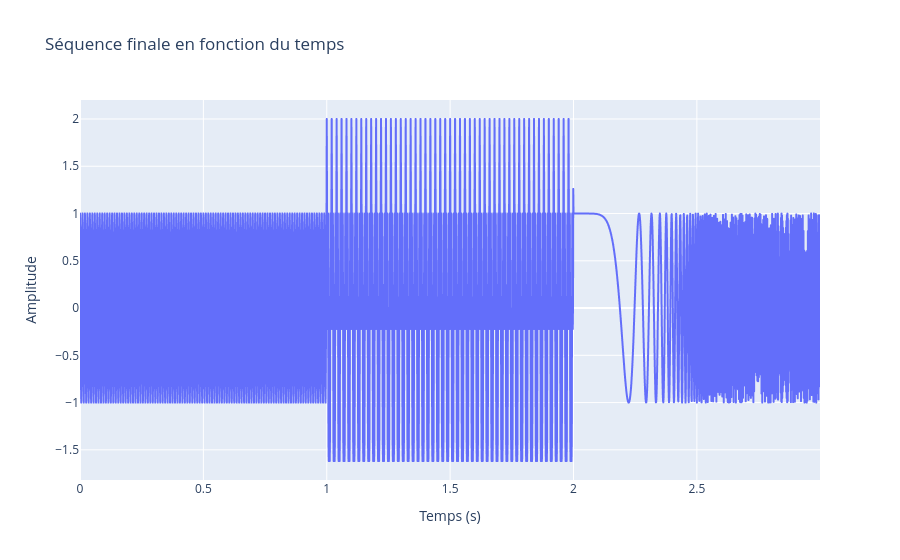

Write notebook code for a chart like this one.
### Markdown cell above
### Question 2

### Code cell
s = np.concatenate((s1, s2, s3))
t_total = np.arange(len(s)) / nue

px.line(x=t_total, y=s, title="Séquence finale en fonction du temps", labels={"x": "Temps (s)", "y": "Amplitude"}).show()

### Figure 1 — Plotly figure (JSON) as saved in the notebook; plotly's stock layout.template omitted (floating-point values rounded to 4 significant figures; data arrays with more than 128 entries replaced by an {"elided": "..."} marker saying what was removed)
{"data": [{"hovertemplate": "Temps (s)=%{x}<br>Amplitude=%{y}<extra></extra>", "legendgroup": "", "line": {"color": "#636efa", "dash": "solid"}, "marker": {"symbol": "circle"}, "mode": "lines", "name": "", "showlegend": false, "type": "scattergl", "x": {"elided": "3000 float values"}, "xaxis": "x", "y": {"elided": "3000 float values"}, "yaxis": "y"}], "layout": {"legend": {"tracegroupgap": 0}, "title": {"text": "Séquence finale en fonction du temps"}, "xaxis": {"anchor": "y", "domain": [0, 1], "title": {"text": "Temps (s)"}}, "yaxis": {"anchor": "x", "domain": [0, 1], "title": {"text": "Amplitude"}}}}
